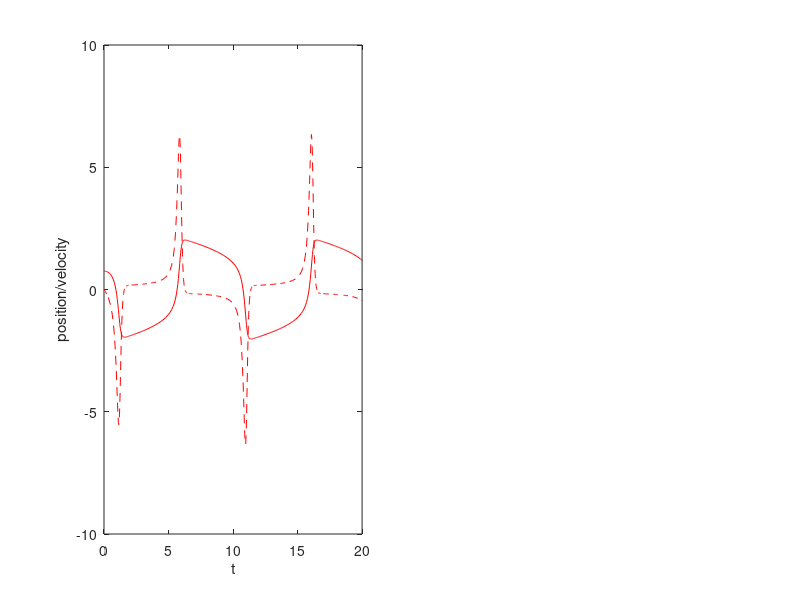

This chart was generated by the following MATLAB code: (Note: this script raises an error after producing the figure.)
function s78ex28alt
% Bradie: Section 7.8, example 28 -- Alternate Approach
%
% Goal: Solve the Van der Pol equation with ep = 4, x(0) = 0.75, x'(0) = 0
% on the interval 0 <= t <= 20.  Plot solutions as a function of t and in
% the phase plane.  Just use Matlab's built in ODE45

a = 0; b = 20;
w0 = [0.75 0];

[t, w] = ode45(@f, [a b], w0);

subplot(1, 2, 1)
plot(t, w(:, 1), 'r', t, w(:, 2), '--r')
xlabel('t')
ylabel('position/velocity')
legend('position', 'velocity', 'Location', 'SouthEast')

subplot(1, 2, 2)
plot(w(:, 1), w(:, 2), 'r')
xlabel('Position, x')
ylabel('Velocity, x''')

size(w)
end

function rhs = f(~, u)
    ep = 4; u1 = u(1); u2 = u(2);
    rhs = zeros(2, 1);
    rhs(1) = u2;
    rhs(2) = ep*(1 - u1^2)*u2 - u1;
end
